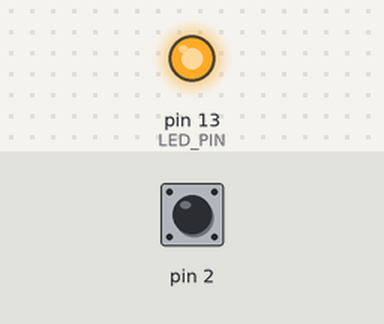
Recording of a sketch running on a simulated Arduino Uno, built with avr-gcc and run on an emulated ATmega328P. Shown: output pins drawn as LEDs (lit = HIGH). Inputs (shaded band) come from the test bench; at power-on: pin 2 HIGH. Sleep ends after the set time or at an interrupt.

Above: at 0.5 s.
At 4.5 s:
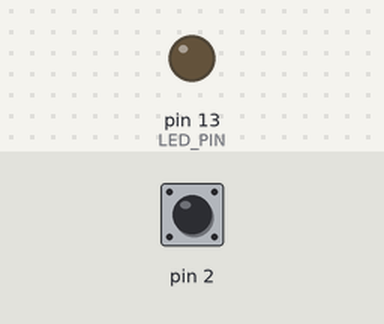
Timing chart, 0 to 10.6 s (numbered marks = the images above):
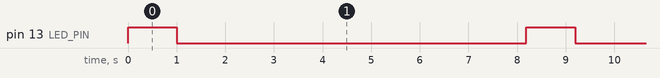

The sketch:

lgt8f328p_test.ino
```cpp
#define LED_PIN 13
void setup() {
  pinMode(LED_PIN, OUTPUT);


  //Save Power by writing all Digital IO LOW - note that pins just need to be tied one way or another, do not damage devices!
  /*
  for (int i = 0; i < 20; i++) {
    if(i != 2)//just because the button is hooked up to digital pin 2
    pinMode(i, OUTPUT);
  }
  */
  attachInterrupt(0, digitalInterrupt, FALLING); //interrupt for waking up


  //SETUP WATCHDOG TIMER
WDTCSR = (24);//change enable and WDE - also resets

WDTCSR = (33);//prescalers only - get rid of the WDE and WDCE bit
WDTCSR |= (1<<6);//enable interrupt mode

  //Disable ADC - don't forget to flip back after waking up if using ADC in your application ADCSRA |= (1 << 7);
  ADCSRA &= ~(1 << 7);

  //ENABLE SLEEP - this enables the sleep mode
  SMCR |= (1 << 2); //power down mode
  SMCR |= 1;//enable sleep

}

void loop() {

  digitalWrite(LED_PIN, HIGH);
  delay(1000);
  digitalWrite(LED_PIN, LOW);


  //BOD DISABLE - this must be called right before the __asm__ sleep instruction
  MCUCR |= (3 << 5); //set both BODS and BODSE at the same time
  MCUCR = (MCUCR & ~(1 << 5)) | (1 << 6); //then set the BODS bit and clear the BODSE bit at the same time
  __asm__  __volatile__("sleep");//in line assembler to go to sleep


}

void digitalInterrupt(){
  //needed for the digital input interrupt
}

ISR(WDT_vect){
  //DON'T FORGET THIS!  Needed for the watch dog timer.  This is called after a watch dog timer timeout - this is the interrupt function called after waking up
}// watchdog interrupt
```

Measured:
- by itself, pin 13 (LED_PIN): alternates HIGH for 1.0 s and LOW for 7.2 s
